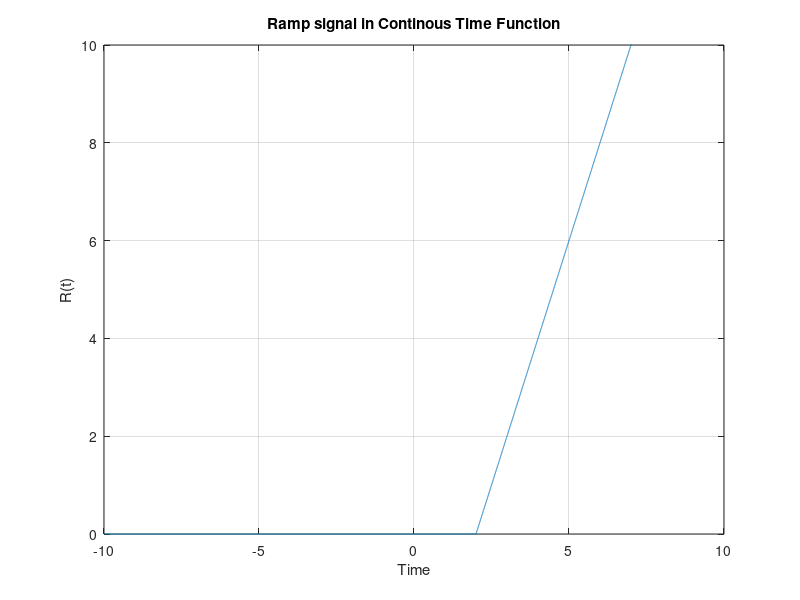

Recreate this plot in MATLAB.
clc 
clear all

t = -10:0.001:10
ut=t>2;
y = (2*(t-2).*ut);
plot(t,y);
axis([-10 10 0 10]);
xlabel('Time');
ylabel('R(t)');
title('Ramp signal in Continous Time Function');
grid on;